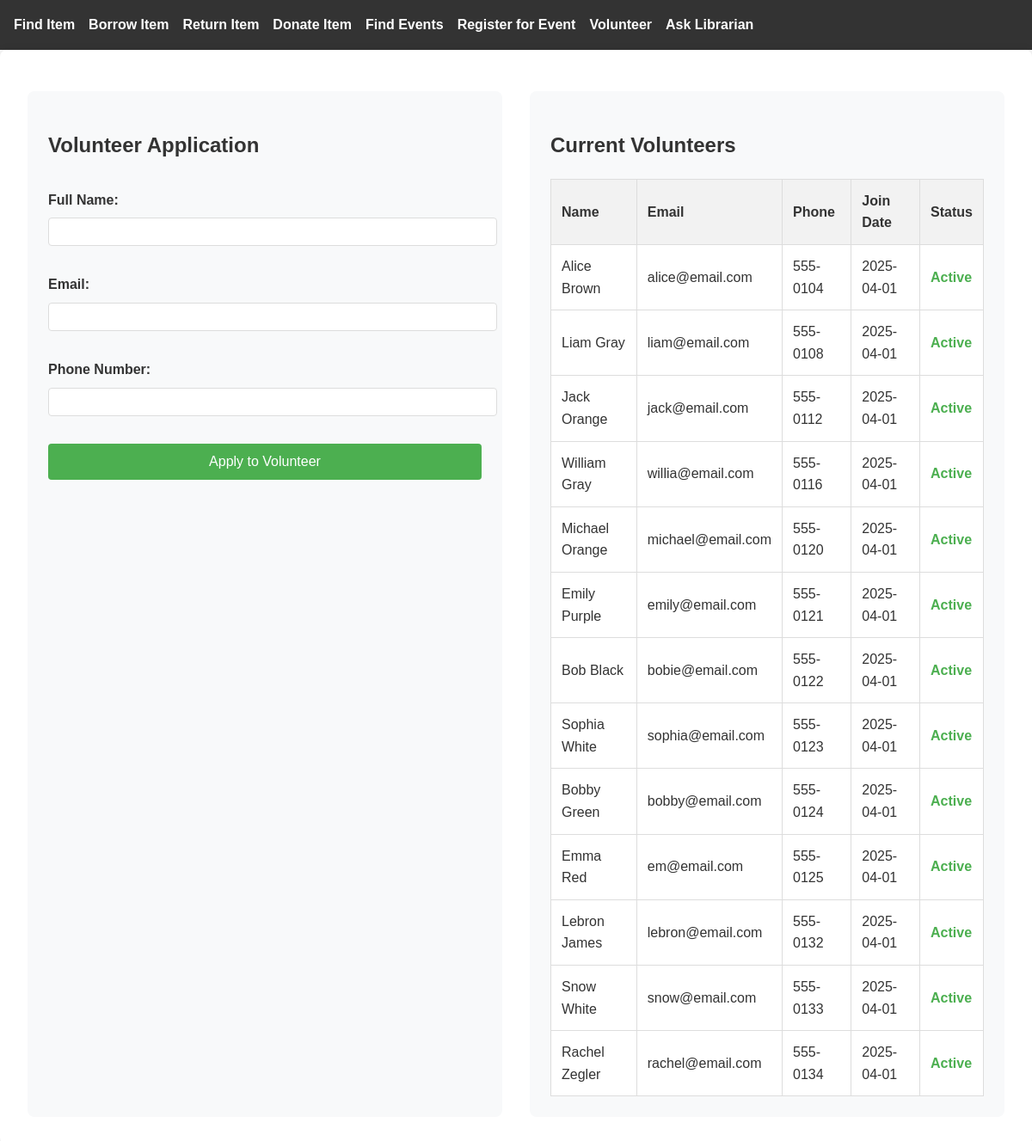
The app's page /volunteer, older data.
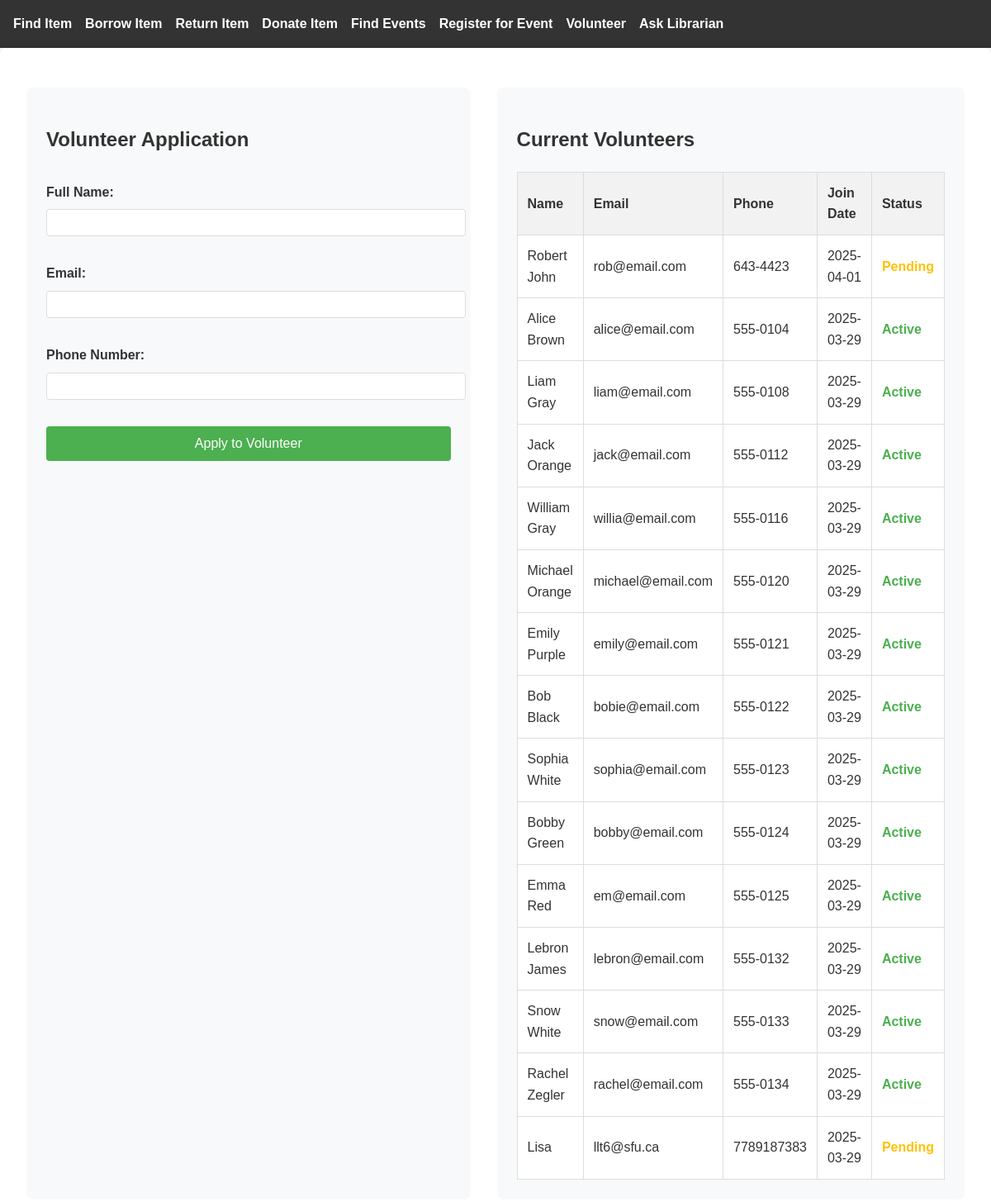
The same page, newer data.
### tables this page shows
CREATE TABLE Volunteer (
            VolunteerID INTEGER PRIMARY KEY REFERENCES Person(PersonID),
            JoinDate TEXT NOT NULL,
            MembershipStatus TEXT NOT NULL
    );

CREATE TABLE Person (
            PersonID INTEGER PRIMARY KEY AUTOINCREMENT, 
            Name TEXT NOT NULL, 
            Address TEXT, 
            PhoneNumber TEXT, 
            Email TEXT UNIQUE, 
            Role TEXT NOT NULL 
            CHECK (Role IN ('Member', 'Librarian', 'Volunteer'))
        );

### app.py (the view, shortened to what this page needs)
@app.route('/volunteer', methods=['GET', 'POST'])
def volunteer():
    conn = get_db_connection()
    volunteers = conn.execute("""
        SELECT p.Name, p.Email, p.PhoneNumber, v.JoinDate, v.MembershipStatus
        FROM Person p
        JOIN Volunteer v ON p.PersonID = v.VolunteerID
        ORDER BY v.JoinDate DESC
    """).fetchall()
    conn.close()
    return render_template('volunteer.html', volunteers=volunteers)

### app.py (called while the page is built)
def get_db_connection():
    print("Connecting to database...")
    conn = sqlite3.connect('354_mini_project.db')
    conn.row_factory = sqlite3.Row
    return conn

### templates/volunteer.html (shortened to what this page needs)
{% extends "base.html" %}
{% block content %}
<div class="volunteer-container">
    <div class="volunteer-form">
        <h2>Volunteer Application</h2>
        <form method="POST">
            <div class="form-group">
                <label>Full Name:</label>
                <input type="text" name="name" required>
            </div>
            <div class="form-group">
                <label>Email:</label>
                <input type="email" name="email" required>
            </div>
            <div class="form-group">
                <label>Phone Number:</label>
                <input type="tel" name="phone" required>
            </div>
            <button type="submit" class="btn-apply">Apply to Volunteer</button>
        </form>
    </div>
    <div class="volunteer-list">
        <h2>Current Volunteers</h2>
        {% if volunteers %}
        <table class="volunteer-table">
            <thead>
                <tr>
                    <th>Name</th>
                    <th>Email</th>
                    <th>Phone</th>
                    <th>Join Date</th>
                    <th>Status</th>
                </tr>
            </thead>
            <tbody>
                {% for volunteer in volunteers %}
                <tr>
                    <td>{{ volunteer['Name'] }}</td>
                    <td>{{ volunteer['Email'] }}</td>
                    <td>{{ volunteer['PhoneNumber'] }}</td>
                    <td>{{ volunteer['JoinDate'] }}</td>
                    <td>
                        <span class="status-{{ volunteer['MembershipStatus'].lower() }}">
                            {{ volunteer['MembershipStatus'] }}
                        </span>
                    </td>
                </tr>
                {% endfor %}
            </tbody>
        </table>
        {% else %}
        <p>No volunteers found.</p>
        {% endif %}
    </div>
</div>
{% endblock %}

### templates/base.html (shortened to what this page needs)
<!DOCTYPE html>
<html>
<head>
    <link rel="stylesheet" href="{{ url_for('static', filename='styles.css') }}">
</head>
<body>
    <nav>
        <ul>
            <li><a href="/find-item">Find Item</a></li>
            <li><a href="/borrow-item">Borrow Item</a></li>
            <li><a href="/return-item">Return Item</a></li>
            <li><a href="/donate-item">Donate Item</a></li>
            <li><a href="/find-events">Find Events</a></li>
            <li><a href="/register-event">Register for Event</a></li>
            <li><a href="/volunteer">Volunteer</a></li>
            <li><a href="/ask-help">Ask Librarian</a></li>
        </ul>
    </nav>
    <div class="container">
        {% block content %}{% endblock %}
    </div>
</body>
</html>

### static/styles.css (style rules this page uses)
body { font-family: Arial, sans-serif; margin: 0; padding: 0; background-color: #f9f9f9; color: #333; line-height: 1.6; }
nav { background-color: #333; padding: 1rem; }
nav ul { list-style: none; margin: 0; padding: 0; display: flex; gap: 1rem; }
nav a { color: white; text-decoration: none; font-weight: bold; transition: color 0.3s ease-in-out; }
.container { max-width: 1200px; margin: 0 auto; padding: 2rem; background: white; border-radius: 8px; box-shadow: 0 0 10px rgba(0, 0, 0, 0.1); }
table { width: 100%; border-collapse: collapse; margin-top: 1rem; background: white; }
th, td { border: 1px solid #ddd; padding: 10px; text-align: left; }
th { background-color: #f2f2f2; font-weight: bold; }
form { margin: 2rem 0; display: flex; flex-direction: column; gap: 1rem; }
input, button { padding: 0.75rem; border: 1px solid #ccc; border-radius: 4px; }
button { background-color: #333; color: white; cursor: pointer; transition: background 0.3s ease-in-out; }

### templates/volunteer.html (style rules this page uses)
.volunteer-container { display: grid; grid-template-columns: 1fr 1fr; gap: 2rem; margin-top: 1rem; }
.volunteer-form, .volunteer-list { background: #f8f9fa; padding: 1.5rem; border-radius: 8px; }
.form-group { margin-bottom: 1rem; }
.form-group label { display: block; margin-bottom: 0.5rem; font-weight: bold; }
.form-group input { width: 100%; padding: 0.5rem; border: 1px solid #ddd; border-radius: 4px; }
.btn-apply { background-color: #4CAF50; color: white; border: none; padding: 0.75rem 1.5rem; border-radius: 4px; cursor: pointer; font-size: 1rem; }
.volunteer-table { width: 100%; border-collapse: collapse; margin-top: 1rem; }
.volunteer-table th, .volunteer-table td { padding: 0.75rem; border: 1px solid #ddd; text-align: left; }
.volunteer-table th { background-color: #f2f2f2; }
.status-pending { color: #FFC107; font-weight: bold; }
.status-active { color: #4CAF50; font-weight: bold; }

Row changes from the older to the newer data that the page shows:
added Volunteer: Name "Robert John", Email "rob@email.com", PhoneNumber "643-4423", JoinDate "2025-04-01", MembershipStatus "Pending"
changed Volunteer "Alice Brown": JoinDate "2025-04-01" → "2025-03-29"
changed Volunteer "Liam Gray": JoinDate "2025-04-01" → "2025-03-29"
changed Volunteer "Jack Orange": JoinDate "2025-04-01" → "2025-03-29"
changed Volunteer "William Gray": JoinDate "2025-04-01" → "2025-03-29"
changed Volunteer "Michael Orange": JoinDate "2025-04-01" → "2025-03-29"
changed Volunteer "Emily Purple": JoinDate "2025-04-01" → "2025-03-29"
changed Volunteer "Bob Black": JoinDate "2025-04-01" → "2025-03-29"
changed Volunteer "Sophia White": JoinDate "2025-04-01" → "2025-03-29"
changed Volunteer "Bobby Green": JoinDate "2025-04-01" → "2025-03-29"
changed Volunteer "Emma Red": JoinDate "2025-04-01" → "2025-03-29"
changed Volunteer "Lebron James": JoinDate "2025-04-01" → "2025-03-29"
changed Volunteer "Snow White": JoinDate "2025-04-01" → "2025-03-29"
changed Volunteer "Rachel Zegler": JoinDate "2025-04-01" → "2025-03-29"
added Volunteer: Name "Lisa", Email "llt6@sfu.ca", PhoneNumber "7789187383", JoinDate "2025-03-29", MembershipStatus "Pending"
